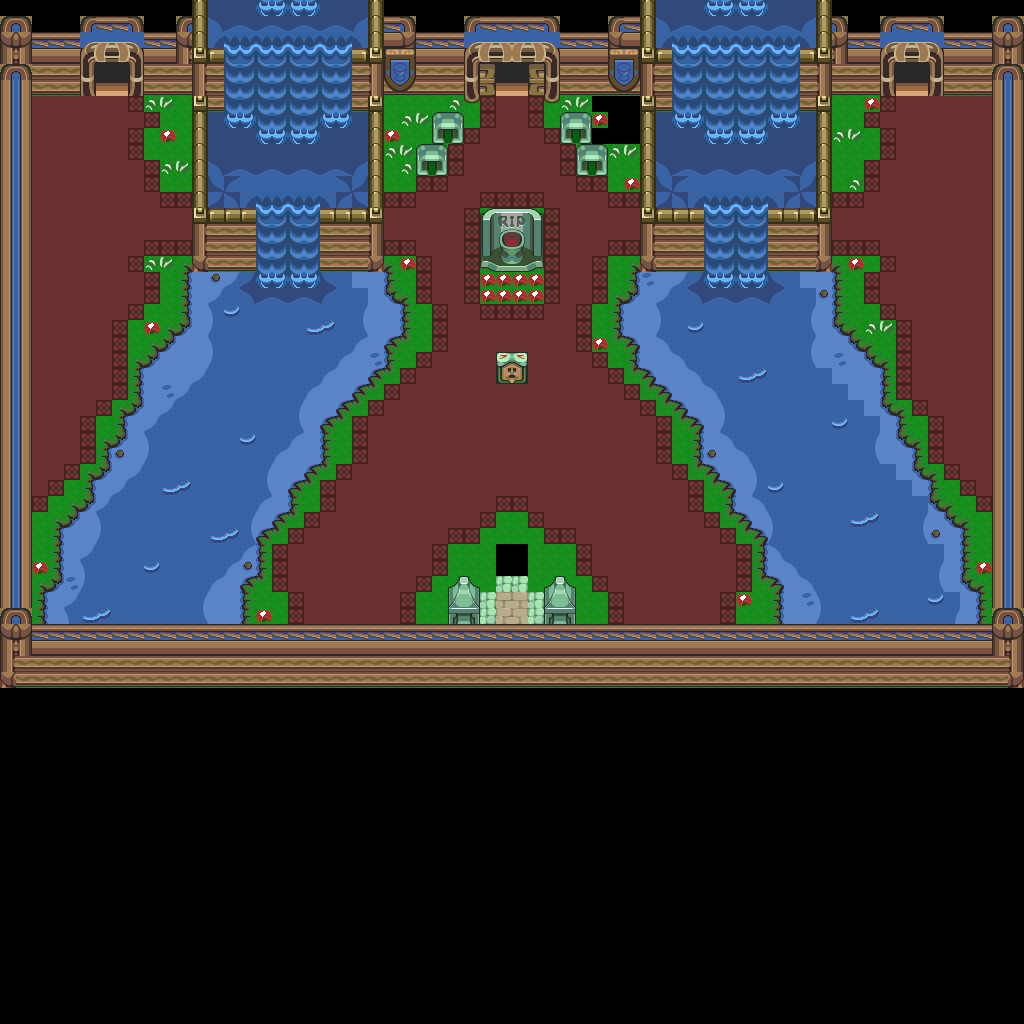

The image is a tile-based game level rendered from a .tmx file. Its description and source (layers, tilesets, objects; grid data summarised) follow:
An orthogonal 64x64 tile map with 16x16 px tiles, 1 tile layer (base), 2 hidden layers not drawn and 3 objects.

<map version="1.10" tiledversion="1.12.1" orientation="orthogonal" renderorder="right-down" width="64" height="64" tilewidth="16" tileheight="16" infinite="0" nextlayerid="4" nextobjectid="4">
 <tileset firstgid="1" source="../classiciphone_pics4.tsx" />
 <layer id="1" name="base" width="64" height="64">
  <data>[4096 cells, 4084 non-empty, 131 distinct tile ids]</data>
 </layer>
 <layer id="2" name="collision" width="64" height="64" visible="0">
  <properties><property name="collision" value="true" /></properties>
  <data>[4096 cells, 2404 non-empty, 1 distinct tile ids]</data>
 </layer>
 <layer id="3" name="water" width="64" height="64" visible="0">
  <properties><property name="terrain" value="water" /></properties>
  <data>[4096 cells, 540 non-empty, 1 distinct tile ids]</data>
 </layer>
 <objectgroup id="4" name="npcs">
  <object id="1" x="896.0" y="64.0" width="16" height="16">
   <properties>
    <property name="gani" value="door.png" />
    <property name="script" type="string">-- Auto-converted from GraalScript
-- // NPC made by Stefan Knorr
-- if (created) {
-- setimg door.png;
-- setshape 1,32,32;
end
-- if (playertouchsme) {
-- hide;
-- sleep 3;
-- show;
end</property>
   </properties>
  </object>
  <object id="2" x="96.0" y="64.0" width="16" height="16">
   <properties>
    <property name="gani" value="door.png" />
    <property name="script" type="string">-- Auto-converted from GraalScript
-- // NPC made by Stefan Knorr
-- if (created) {
-- setimg door.png;
-- setshape 1,32,32;
end
-- if (playertouchsme) {
-- hide;
-- sleep 3;
-- show;
end</property>
   </properties>
  </object>
  <object id="3" x="752.0" y="208.0" width="16" height="16">
   <properties>
    <property name="script" type="string">-- Auto-converted from GraalScript
-- [CLIENT-SIDE — server no-op]
-- if (created)
-- {
-- addtiledef2 classic_boomtileset.png,boom_inside_01.nw,0,0;
-- }</property>
   </properties>
  </object>
 </objectgroup>
</map>
